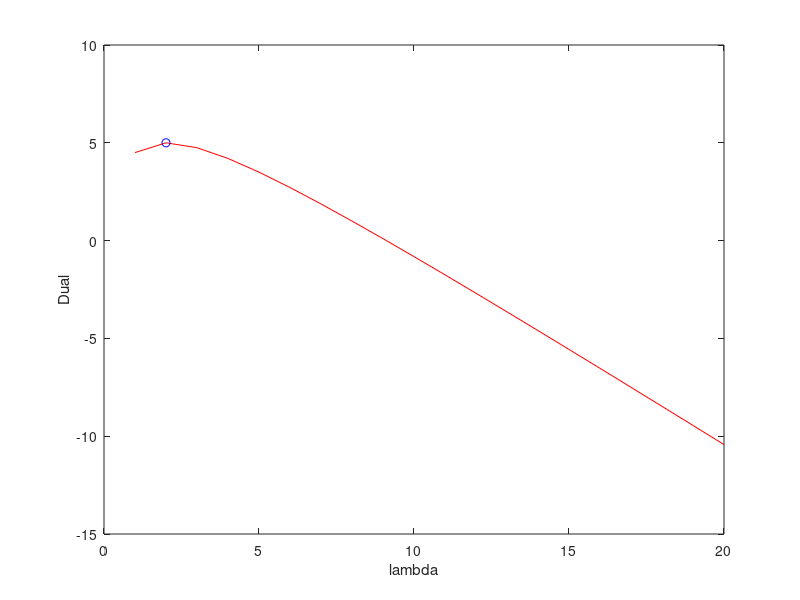

Reproduce this figure in MATLAB.
%% Lagrangian Dual %%

close all;
clear all;
size=100;
size_lambda=20;
lambda=linspace(1,20,size_lambda);
x=linspace(0,20,size);
dual = @(y) (9*y - y*y + 1)/(1+y);
L=zeros(1,size);
D=zeros(1,size_lambda);


for i=1:20
    D(i)=dual(lambda(i));
end
plot(lambda,D,'r');
xlabel('lambda');
ylabel('Dual');
hold on;
dual_max=max(D)
lambda_max=lambda(find(D==dual_max))
plot(lambda_max,dual_max,'bo');
